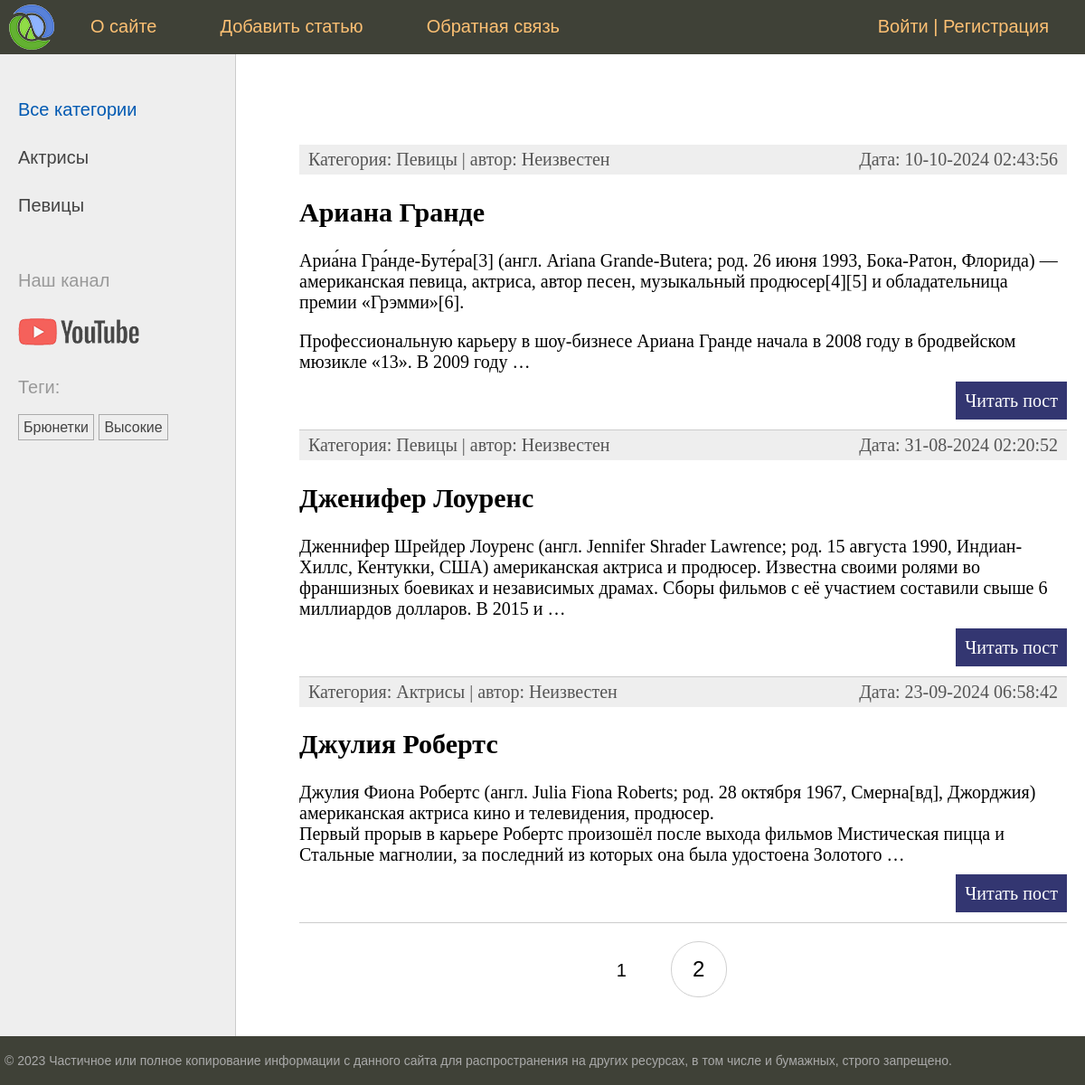
The app's page /, older data.
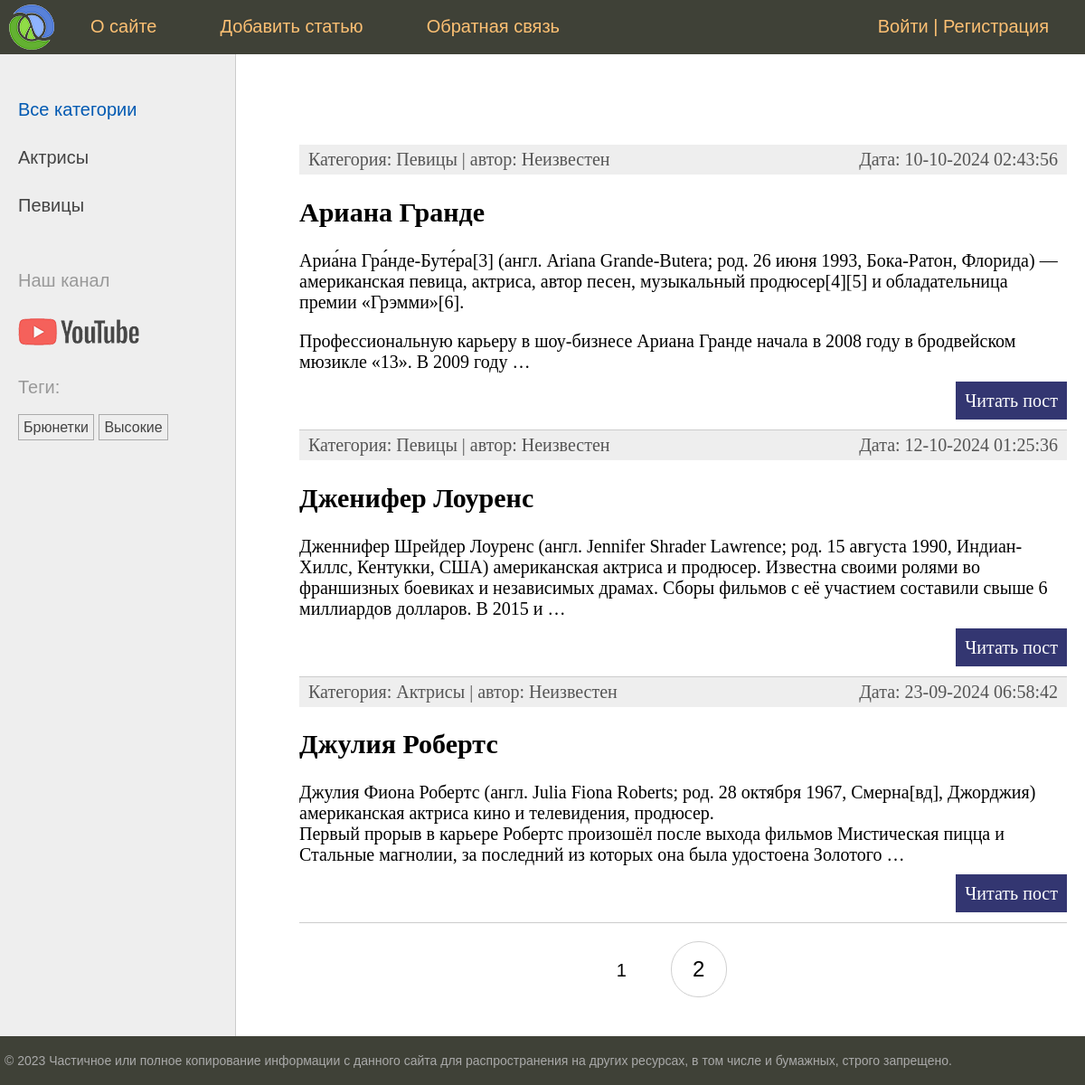
The same page, newer data.
### women/models.py (models this page shows, shortened)
class Category(models.Model):
    name = models.CharField(max_length=100, db_index=True, verbose_name = 'Категория')
    slug = models.SlugField(max_length=255, unique=True, db_index=True)
    class Meta:
        verbose_name = 'Категория'
        verbose_name_plural = 'Категории'
    def get_absolute_url(self):
        return reverse("category", kwargs={"cat_slug": self.slug})

class TagPost(models.Model):
    tag = models.CharField(max_length=100, db_index=True)
    slug = models.SlugField(max_length=255, unique=True, db_index=True)
    def get_absolute_url(self):
        return reverse("tag", kwargs={"tag_slug": self.slug})

class Women(models.Model):
    class Status(models.IntegerChoices):
        DRAFT= 0, 'Черновик'
        PUBLISHED = 1, 'Опубликованно'
    title = models.CharField(max_length=255, verbose_name='Заголовок')
    slug = models.SlugField(max_length=255, unique=True, db_index=True, verbose_name='Slug', validators=[
                                MinLengthValidator(5, message='Минимум 5 символов'),
                                MaxLengthValidator(100, message='Максимум 100 символов')
                            ])
    photo = models.ImageField(upload_to='photos/%Y/%m/%d/', default=None,
                               blank=True, null=True, verbose_name='Фото')
    content = models.TextField(blank=True, verbose_name='Текст статьи')
    time_create = models.DateTimeField(auto_now_add=True, verbose_name='Время создания')
    time_update = models.DateTimeField(auto_now=True, verbose_name='Время изменения')
    is_published = models.BooleanField(choices=tuple(map(lambda x: (bool(x[0]), x[1]), Status.choices)),
                                        default=Status.DRAFT, verbose_name='Статус')
    cat = models.ForeignKey('Category', on_delete=models.PROTECT, related_name='posts', verbose_name='Категории')
    tags = models.ManyToManyField('TagPost', blank=True, related_name='tags', verbose_name='Теги')
    husband = models.OneToOneField('Husband', on_delete=models.SET_NULL, null=True, blank=True, related_name='wuman', verbose_name='Муж')
    author = models.ForeignKey(get_user_model(), on_delete=models.SET_NULL, related_name='posts', null=True, default=None)
    objects = models.Manager()
    published = PublishedManager()
    class Meta:
        verbose_name = 'Известные женщины'
        verbose_name_plural = 'Известные женщины'
        ordering = ['-time_create']
        indexes = [
            models.Index(fields=['-time_create'])
        ]
    def get_absolute_url(self):
        return reverse("post", kwargs={"post_slug": self.slug})

### women/views.py (the view)
# urls.py: path('', views.WomenHome.as_view(), name='home'),
class WomenHome(DataMixin, ListView):
    template_name = 'women/index.html'
    context_object_name = 'posts'
    title_page = 'Главная страница'
    cat_selected = 0
    def get_queryset(self) -> QuerySet[Any]:
        return Women.published.all().select_related('cat')

### users/context_processors.py (called while the page is built)
def get_women_context(request):
    return {'mainmenu': menu}

### women/models.py (called while the page is built)
    def get_queryset(self) -> models.QuerySet:
        return super().get_queryset().filter(is_published=Women.Status.PUBLISHED)

### women/templatetags/women_tags.py (called while the page is built)
@register.inclusion_tag('women/list_categories.html')
def show_categories(cat_selected=0):
    cats = Category.objects.annotate(total=Count('posts')).filter(total__gt=0)
    return {'cats': cats, 'cat_selected':cat_selected}

@register.inclusion_tag('women/list_tags.html')
def show_all_tags(cat_selected=0):
    return {'tags': TagPost.objects.annotate(total=Count('tags')).filter(total__gt=0)}

### women/templates/women/index.html (shortened to what this page needs)
{% extends 'base.html' %}
{% block content %}
<ul class="list-articles">
	{% for p in posts %}
			<li> <div class='article-panel'>
				<p class='first'>Категория: {{p.cat.name}} | автор:
					{{ p.author.username|default:"Неизвестен" }}
				</p>
				<p class='last'>Дата: {{p.time_update|date:"d-m-Y H:i:s"}}</p>
</div>
				<h2>{{p.title}}</h2>
    {% autoescape off %}
	{{p.content|linebreaks|truncatewords:40}}
    {% endautoescape %}
			<p class="link-read-post"><a href="{{ p.get_absolute_url }}">Читать пост</a></p>
			</li>
	{% endfor %}
</ul>
{% endblock %}
{% block navigation %}
{% if page_obj.has_other_pages %}
<nav class='list-pages'>
	<ul>
		{% for p in paginator.page_range %}
		{% if page_obj.number == p %}
		<li class='page-num page-num-selected'>{{ p }}</li>
		{% elif p >= page_obj.number|add:-2 and p <= page_obj.number|add:2 %}
		<li class='page-num'>
			<a href="?page={{ p }}">{{ p }}</a>
		</li>
		{% endif %}
		{% endfor %}
	</ul>
</nav>
{% endif %}
	{% endblock %}

### templates/base.html (shortened to what this page needs)
{% load static %}
{% load women_tags %}
<!DOCTYPE html>
<html>
<head>
	<link type="text/css" href="{% static 'women/css/styles.css' %}" rel="stylesheet" />
</head>
<body>
<table class="table-page" border=0 cellpadding="0" cellspacing="0">
<tr><td valign=top>
{% block mainmenu %}
		<div class="header">
			<ul id="mainmenu" class="mainmenu">
			<li class="logo"><a href="{% url 'home' %}"><div class="logo"></div></a></li>
{% for m in mainmenu %}
	<li><a href="{% url m.url_name %}">{{m.title}}</a></li>
{% endfor %}
{% if user.is_authenticated %}
	<li class="last">{{user.username}} | <a href="{% url 'users:logout' %}">Выйти</a></li>
{% else %}
	<li class="last"><a href="{% url 'users:login' %}">Войти</a> | <a href="#">Регистрация</a></li>
{% endif %}
			</ul>
		</div>
{% endblock mainmenu %}
<table class="table-content" border=0 cellpadding="0" cellspacing="0">
<tr>
	<td valign="top" class="left-chapters">
	<ul id="leftchapters">
		{% if cat_selected == 0 %}
		<li class="selected">Все категории</li>
		{% else %}
		<li><a href="{% url "home" %} ">Все категории</a></li>
		{% endif %}
		{% show_categories cat_selected %}
		<li class="share">
		<p>Наш канал</p>
		<a class="share-yt" href="https://www.youtube.com/channel/UClJzWfGWuGJL2t-3dYKcHTA/playlists" target="_blank" rel="nofollow"></a>
		</li>
		<li>{% show_all_tags %}</li>
	</ul>
</td>
<td valign="top" class="content">
	<div class="content-text">
{% block content %}
{% endblock %}
	</div>
{% block navigation %}
{% endblock %}
</td></tr></table>
</td></tr>
<tr><td valign=top>
	<div id="footer">
		<p>&copy; 2023 Частичное или полное копирование информации с данного сайта для распространения на других ресурсах, в том числе и бумажных, строго запрещено.</p>
	</div>
</td></tr></table>
</body>
</html>

### women/templates/women/list_categories.html
{% for cat in cats %}
{% if cat.id == cat_selected %}
<li class="selected">{{cat.name}}</li>
{% else %}
<li><a href="{{cat.get_absolute_url}} ">{{cat.name}}</a></li>
{% endif %}
{% endfor %}

### women/templates/women/list_tags.html
{% if tags %}
<p>Теги:</p>
<ul class='tags-list'>
    {% for t in tags %}
    <li><a href="{{t.get_absolute_url}}">{{t.tag}}</a></li>
    {% endfor %}
</ul>
{% endif %}

### women/static/women/css/styles.css (style rules this page uses)
html, body { font-family: 'Arial'; margin: 0; padding: 0; height: 100%; width: 100%; color: #444; }
a { color: #0059b2; text-decoration: none; }
p.link-read-post { text-align: right; }
p.link-read-post a { padding: 10px; min-width: 100px; background: #333671; color: #fff; text-decoration: none; }
div.article-panel { background: #eee; padding: 5px 10px 5px 10px; box-sizing: border-box; overflow: hidden; color: #555; }
div.article-panel p.first { margin: 0; float: left; }
div.article-panel p.last { margin: 0; float: right; }
ul.list-articles { list-style: none; margin: 0; padding: 0; }
ul.list-articles li { border-bottom: 1px solid #ccc; }
.table-page { width: 100%; height: 100%; vertical-align: top; }
.table-page tr { height: 100%; }
.header { background: #3F4137; height: 60px; }
.logo { background: url('../images/logo.png') no-repeat 10px 5px; width: 70px; height: 60px; }
ul.mainmenu { list-style: none; margin: 0; padding: 0; height: 60px; color: #fdc073; font-size: 20px; overflow: hidden; }
ul.mainmenu li { float: left; margin: 18px 40px 0 30px; }
ul.mainmenu li.logo { margin: 0; }
ul.mainmenu li.last { float: right; }
ul.mainmenu li a { color: #fdc073; text-decoration: none; }
.table-content { width: 100%; min-height: 100%; height: 100%; }
.left-chapters { margin: 0; background: #eee; border-right: 1px solid #ccc; }
.left-chapters ul { width: 230px; margin: 0; padding: 20px 10px 10px 20px; list-style: none; font-size: 20px; }
.left-chapters ul li { margin: 30px 0 0 0; color: #999; }
.left-chapters ul li.selected { color: #0059b2; }
.left-chapters ul li a { color: #444; text-decoration: none; }
.left-chapters ul li.share { margin: 60px 0 0 0; }
.left-chapters ul li.share p { margin: 30px 0 30px 0; }
.left-chapters ul li.share a { display: inline-block; width: 40px; height: 40px; margin: 0 20px 0 0; }
.left-chapters ul li.share a.share-yt { width: 100%; height: 30px; background: url('../images/share_yt.png') no-repeat 0 0 }
ul.tags-list { width: 100%; margin: 0; padding: 0; list-style: none; }
ul.tags-list li { margin: 0; padding: 0 0 10px; display: inline-block; }
ul.tags-list li a { padding: 5px; font-size: 16px; border: 1px solid #aaa; }
.content { padding: 40px 20px 20px 40px; width: 100%; box-sizing: border-box; }
.content-text { margin: 60px 0 0 30px; color: #000; font-size: 20px; font-family: Yandex Sans Display Light; }
#footer { box-sizing: border-box; background: #3F4137; padding: 5px; color: #aaa; font-size: 14px; font-family: Verdana, Geneva, Arial, Helvetica; text-align: left; overflow: hidden; }
.list-pages { text-align: center; margin: 0 0 20px 0; }
.list-pages ul { margin: 20px 0 0 0; padding: 0; list-style: none; }
.list-pages ul li { display: inline-block; margin: 0 20px 0 0; }
.list-pages a { color: #000; font-size: 24px; text-decoration: none; }
.list-pages .page-num, .page-num-selected { display: inline-block; width: 60px; height: 44px; padding: 16px 0 0 0; border: 1px solid #d0d0d0; border-radius: 30px; }
.list-pages .page-num-selected { border: none; color: #000; font-size: 20px; }

Row changes from the older to the newer data that the page shows:
changed Women "Дженифер Лоуренс": time_update "31-08-2024 02:20:52" → "12-10-2024 01:25:36"
